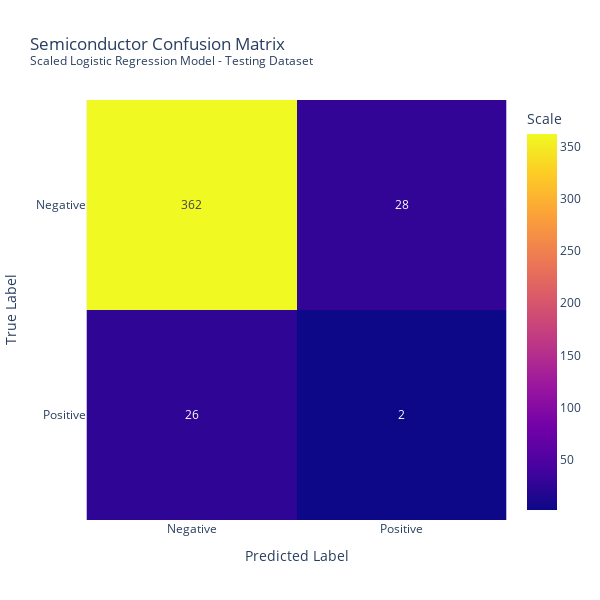

Write notebook code for a chart like this one.
### Code cell
# Create confusion matrix - Testing dataset
predictions = model_LR_Scaled.predict(X_test)
print(classification_report(y_test, predictions))

cm_test = confusion_matrix(y_test, predictions)

## PLOTLY
### Testing Dataset
fig = px.imshow(cm_test, 
          title="Semiconductor Confusion Matrix <br><sup>Scaled Logistic Regression Model - Testing Dataset</sup>", 
          text_auto=True, 
          labels=dict(x="Predicted Label", y="True Label", color="Scale"),
          x=['Negative', 'Positive'],
          y=['Negative', 'Positive'])
fig.update_layout(
    autosize=False,
    width=600,
    height=600
)
fig.show()

### Figure 1 — Plotly figure (JSON) as saved in the notebook; plotly's stock layout.template omitted (floating-point values rounded to 4 significant figures)
{"data": [{"coloraxis": "coloraxis", "hovertemplate": "Predicted Label: %{x}<br>True Label: %{y}<br>Scale: %{z}<extra></extra>", "name": "0", "texttemplate": "%{z}", "type": "heatmap", "x": ["Negative", "Positive"], "xaxis": "x", "y": ["Negative", "Positive"], "yaxis": "y", "z": [[362, 28], [26, 2]]}], "layout": {"autosize": false, "coloraxis": {"colorbar": {"title": {"text": "Scale"}}, "colorscale": [[0, "#0d0887"], [0.1111, "#46039f"], [0.2222, "#7201a8"], [0.3333, "#9c179e"], [0.4444, "#bd3786"], [0.5556, "#d8576b"], [0.6667, "#ed7953"], [0.7778, "#fb9f3a"], [0.8889, "#fdca26"], [1, "#f0f921"]]}, "height": 600, "title": {"text": "Semiconductor Confusion Matrix <br><sup>Scaled Logistic Regression Model - Testing Dataset</sup>"}, "width": 600, "xaxis": {"anchor": "y", "constrain": "domain", "domain": [0, 1], "scaleanchor": "y", "title": {"text": "Predicted Label"}}, "yaxis": {"anchor": "x", "autorange": "reversed", "constrain": "domain", "domain": [0, 1], "title": {"text": "True Label"}}}}
